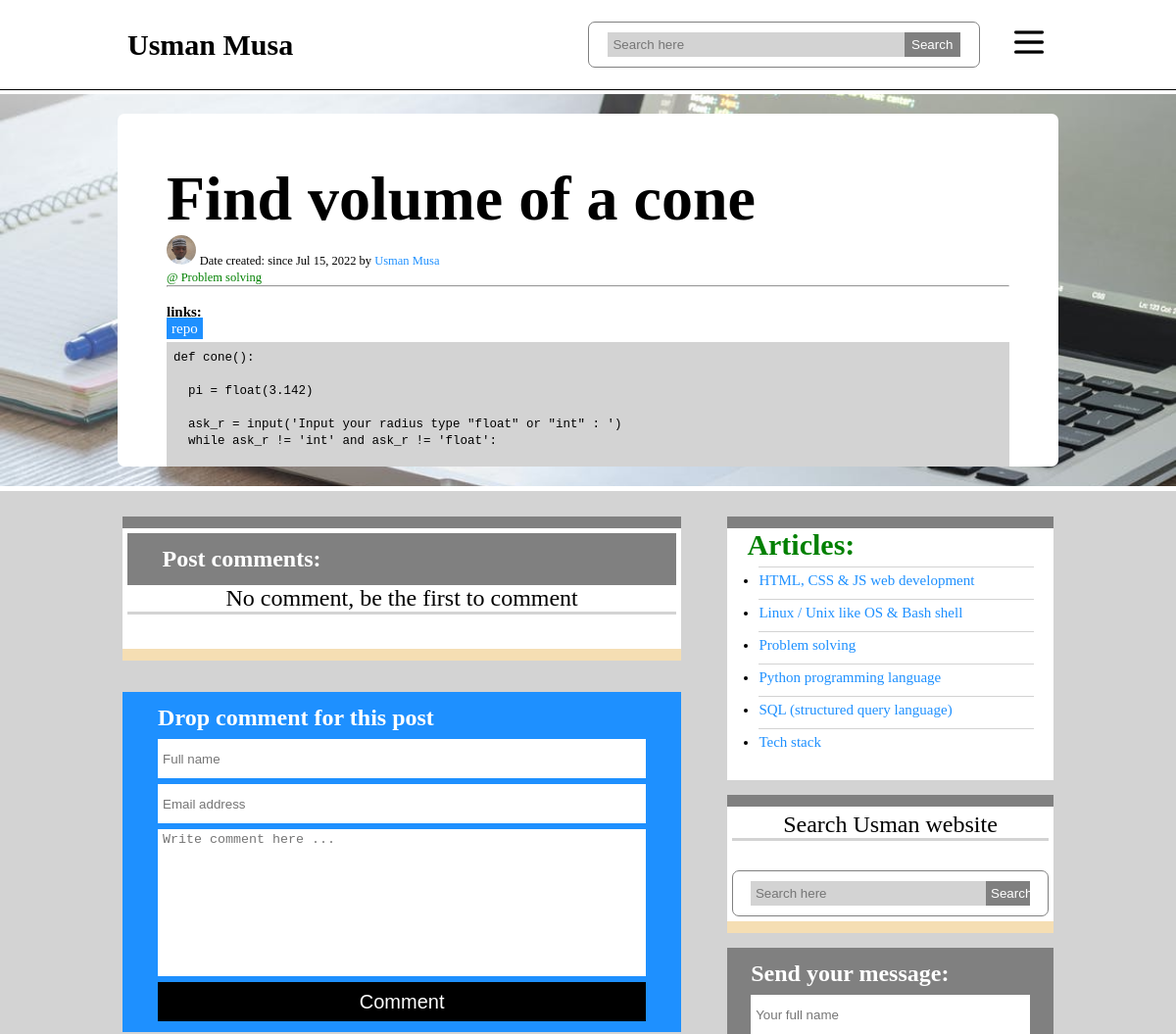
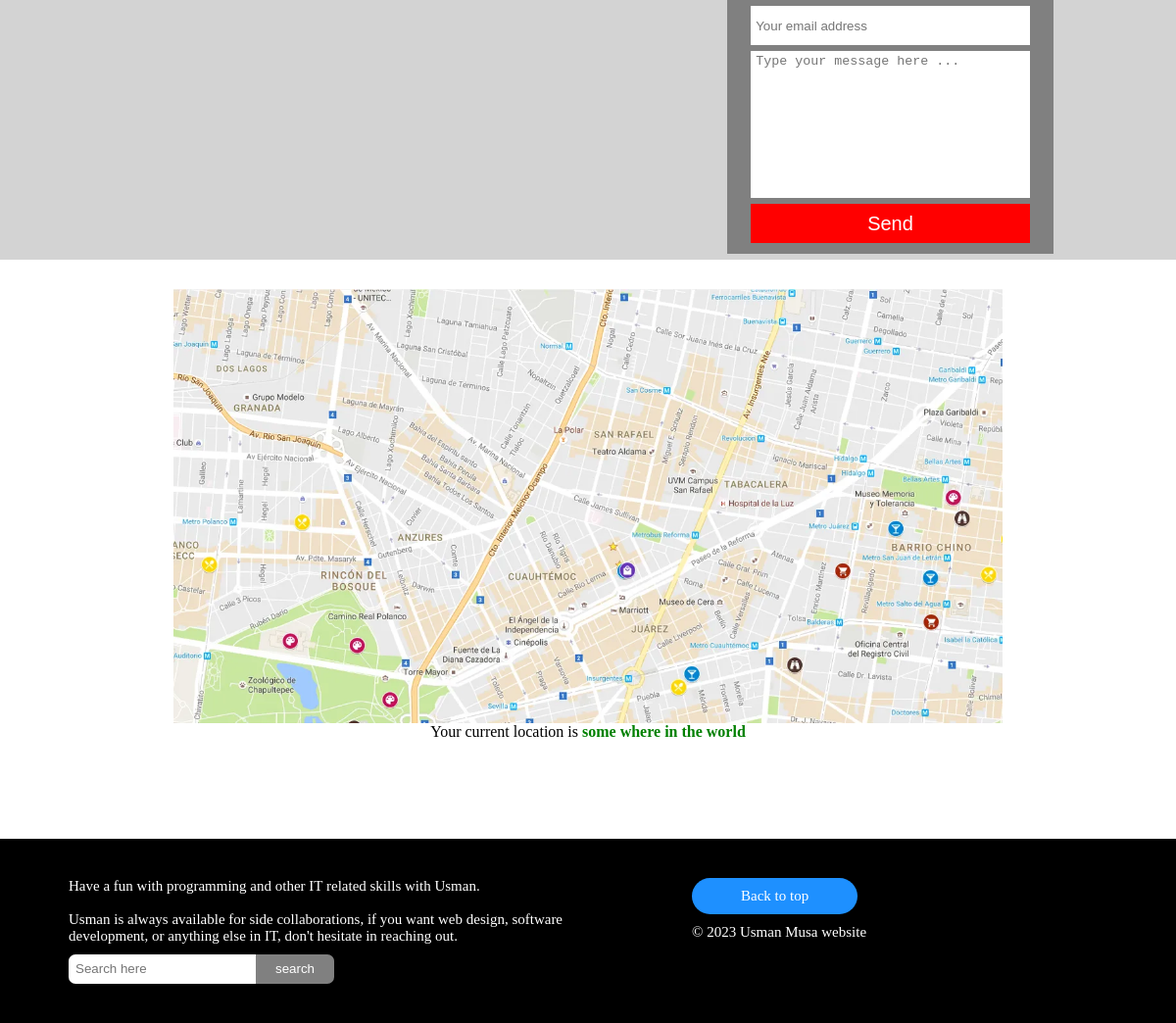
The page /post/19/ on the database its author committed (2 pictures, top to bottom).
### blog/models.py (models this page shows, shortened)
class Post(models.Model):
  pub_date = models.DateTimeField(default=timezone.now)
  last_modified = models.DateTimeField(auto_now=True)
  author = models.ForeignKey(User, on_delete=models.CASCADE)
  category = models.ForeignKey(Category, on_delete=models.CASCADE)
  title = models.CharField(max_length=300, blank=False, null=False)
  summary = models.TextField(blank=True, null=True)
  image_url = models. CharField(max_length=1000000, blank=True, null=True)
  snippet = models.TextField(blank=True, null=True)
  url_list = models.TextField(blank=True, null=True)

class Category(models.Model):
  pub_date = models.DateTimeField(default=timezone.now)
  last_modified = models.DateTimeField(auto_now=True)
  publisher = models.ForeignKey(User, on_delete=models.CASCADE)
  title = models.CharField(max_length=300, blank=False, null=False)
  description = models.TextField(blank=True, null=True)
  image_url = models. CharField(max_length=1000000, blank=True, null=True)
  snippet = models.TextField(blank=True, null=True)
  url_list = models.TextField(blank=True, null=True)

### account/models.py (models this page shows, shortened)
class UserAccount(AbstractBaseUser):
  first_name = models.CharField(max_length=100, unique=False)
  last_name = models.CharField(max_length=100, unique=False)
  username = models.CharField(max_length=255, unique=True)
  email = models.EmailField(max_length=255, unique=True)
  is_active = models.BooleanField(default=True)
  is_staff = models.BooleanField(default=False)
  is_superuser = models.BooleanField(default=False)
  objects = UserAccountManager()
  USERNAME_FIELD = 'email'
  REQUIRED_FIELDS = ['first_name', 'last_name', 'username']

### blog/post/views.py (the view)
# urls.py: path("post/<int:post_id>/", Post.post, name='post'),
  @staticmethod
  def post(request, post_id):
    post = models.Post.objects.get(id=post_id)
    real_url = Default.blog_url_processed(post)
    comments_all = post.comment_set.all().order_by('-timestamp')
    if request.method == 'POST':
      form = CommentForm(request.POST)
      if form.is_valid():
        name = form.cleaned_data.get('full_name')
        instance = form.save(commit=False)
        instance.post = post
        instance.save()
        messages.success(request, f'Welldone {name} for your comment.')
        return redirect(reverse('post:post', kwargs={'post_id': post_id}))
    else:
      form = CommentForm()
    paginator = Paginator(comments_all, 5)
    page = request.GET.get('page')
    post_comment = paginator.get_page(page)
    context = {
      'default': default(),
      'post': post,
      'post_comment': post_comment,
      'real_url': real_url
    }
    return render(request, 'blog/post.html', context)

### account/default.py (called while the page is built)
def default():
  return Default.default

### templates/blog/post.html (shortened to what this page needs)
{% extends 'base.html' %}
{% load static %}
{% block header %}
  <link rel="stylesheet" href="{% static 'detail.css' %}">
{% endblock header %}
{% block top %}
  <div class="banner">
    <div class="banner_column">
      <h1>{{post.title}}</h1>
      <img src="/static/media/me_1.jpg" class="banner_column_img" alt="">
      <small>Date created: since {{post.pub_date|date:'M d, Y'}} by <span>{{post.author.first_name}} {{post.author.last_name}}</span></small>
      <br>
      <small><a href="{% url 'article:article' post.category.id %}" class="ref">@ {{post.category.title}}</a></small>
      <hr>
      <br>
      {% if post.url_list %}
        <p><strong>links:</strong></p>
        {% for key, value in real_url.items %}
          <a href="{{value}}" class="link">{{key}}</a>
        {% endfor %}
      {% endif %}
      {% if post.snippet %}
      <div class="c_div">
        <pre><small><code>{{post.snippet}}</code></small></pre>
      </div>
      {% endif %}
    </div>
  </div>
  <div class="dark">
    <div class="posts">
      <div class="side_left">
        <div class="ss">
          <div class="message">
            <h1>Post comments:</h1>
          </div>
          {% if post_comment.paginator.count > 0 %}
            <h1 class="s">Comments for this post</h1>
            {% for comment in post_comment %}
              <div class="post">
                <h1>{{comment.full_name}}</h1>
                <img src="/static/media/user.png" class="banner_column_img" alt="">
                <small>Since {{comment.timestamp|date:'M, Y'}} by <span>{{comment.email}}</span></small>
                {% if request.user.is_authenticated %}
                  <br>
                  <small><a href="{% url 'comment:delete' comment.id %}" class="danger">Delete</a></small>
                  <small><a href="{% url 'comment:mark' comment.id %}" class="peace">Mark as read</a></small>
                  <hr>
                {% endif %}
                <br>
                <p>{{comment.text_body}}</p>
                <hr>
                <small><a href="{% url 'comment:comment' comment.id %}" class="detail">Write reply</a></small>
              </div>
            {% endfor %}
          {% else %}
            <h1 class="s">No comment, be the first to comment</h1>
          {% endif %}
        </div>
        <br>
        <form method="post" class="comment">
          <h1>Drop comment for this post</h1>
          {% if request.user.is_authenticated %}
            <input type="text" name="full_name" placeholder="Full name" value="{{request.user.first_name}} {{request.user.last_name}}" required>
            <input type="email" name="email" placeholder="Email address" value="{{request.user.email}}" required>
          {% else %}
            <input type="text" name="full_name" placeholder="Full name" required>
            <input type="email" name="email" placeholder="Email address" required>
          {% endif %}
          <textarea name="text_body" placeholder="Write comment here ..." required></textarea>
          <button type="submit">Comment</button>
        </form>
        <br>
      </div>
      <div class="side_right">
        <div class="list">
          <h1>Articles:</h1>
          {% if default.category %}
            <ul>
              {% for category in default.category %}
                <li>
                  <p><a href="{% url 'article:article' category.id %}">{{category.title}}</a></p>
                </li>
              {% endfor %}
            </ul>
          {% else %}
            <p>Articles are comming soon!</p>
          {% endif %}
        </div>
        <div class="ss">
          <h1 class="s">Search Usman website</h1>
          <form action="{% url 'info:search' %}" method="get" class="search">
            <input type="search" name="search_q" placeholder="Search here" required>
            <button type="submit">Search</button>
          </form>
        </div>
        <form method="post" action="{% url 'message:send' %}" class="message">
          <h1>Send your message:</h1>
          <input type="text" name="full_name" placeholder="Your full name" required>
          <input type="email" name="email" placeholder="Your email address" required>
          <textarea name="text_body" placeholder="Type your message here ..." required></textarea>
          <button type="submit">Send</button>
        </form>
      </div>
    </div>
  </div>
{% endblock top %}

### static/base.css (style rules this page uses)
* { margin: 0; padding: 0; box-sizing: border-box; }
html, body, div, span, object, iframe, h1, h2, h3, h4, h5, h6, p, blockquote, pre, abbr, address, cite, code, del, dfn, em, img, ins, kbd, q, samp, small, strong, sub, sup, var, b, i, dl, dt, dd, ol, ul, li, fieldset, form, label, legend, table, caption, tbody, tfoot, thead, tr, th, td, article, aside, canvas, details, figcaption, figure, footer, header, hgroup, menu, nav, section, summary, time, mark, audio, video { outline:0; vertical-align:baseline; background:transparent; }
body { overflow-x: hidden; overflow-y: auto; font-size: 15px; font-family: "Roboto","Lucida Grande","DejaVu Sans","Bitstream Vera Sans", Times 'Segoe UI', Tahoma, Verdana, sans-serif, serif,Verdana,Arial,sans-serif; }
.search { border: solid grey 1px; border-radius: 7px; padding: 10px; width: 80%; display: flex; justify-content: center; align-items: center; }
.search input { border: none; outline: none; background: lightgrey; padding-left: 5px; width: 80%; height: 25px; }
.search button { border: none; color: white; background: grey; padding: 5px; width: 15%; height: 25px; }
.message { background: grey; width: 100%; display: flex; flex-direction: column; align-items: center; padding: 8px; }
.message h1 { color: white; text-align: start; width: 90%; font-size: 1.5rem; margin: 5px 0; }
.message input { border: none; outline: none; padding: 3px 5px; width: 90%; height: 40px; margin: 3px; }
.message textarea { border: none; outline: none; resize: none; padding: 3px 5px; width: 90%; height: 150px; margin: 3px; }
.message button { background: red; color: white; border: none; width: 90%; height: 40px; margin: 3px; font-size: 20px; }
.banner { background: url('/static/media/laptop.jpeg') no-repeat center center/cover; width: 100%; min-height: 50vh; margin-top: 12vh; display: flex; justify-content: center; align-items: center; }
.banner_column { width: 80%; max-width: 1024px; height: 45vh; background: white; border-radius: 7px; padding: 50px; overflow-y: scroll; }
.banner_column h1 { font-size: 4rem; }
.banner_column_img { width: 30px; height: 30px; border-radius: 50%; }
.banner_column small span { color: dodgerblue; }
.dark { margin-top: 5px; padding: 3px; width: 100%; display: flex; justify-content: center; background: lightgrey; }
.posts { width: 80%; margin-top: 5px; padding: 3px; display: flex; justify-content: space-between; }
.side_left { width: 60%; }
.ref { color: green; text-decoration: none; }
.link { background: dodgerblue; color: white; padding: 3px 5px; text-decoration: none; }
.c_div { max-width: 100%; max-height: 50vh; display: flex; padding: 7px; margin: 5px 0 3px 0; background-color: lightgray; overflow: auto; }
.side_right { width: 35%; }
.comment { background: dodgerblue; width: 100%; display: flex; flex-direction: column; align-items: center; padding: 8px; }
.comment h1 { color: white; text-align: start; width: 90%; font-size: 1.5rem; margin: 5px 0; }
.comment input { border: none; outline: none; padding: 3px 5px; width: 90%; height: 40px; margin: 3px; }
.comment textarea { border: none; outline: none; resize: none; padding: 3px 5px; width: 90%; height: 150px; margin: 3px; }
.comment button { background: black; color: white; border: none; width: 90%; height: 40px; margin: 3px; font-size: 20px; }

### static/detail.css (style rules this page uses)
.search { width: 100%; }
.list { border-top: solid grey 12px; width: 100%; background: white; padding: 0 20px 20px 20px; margin: 15px 0; }
.list h1 { color: green; }
.list ul { margin-left: 12px; }
.list ul p { border-top: solid 1px lightgrey; padding: 5px 0; margin: 5px 0; }
.list ul p a { color: dodgerblue; text-decoration: none; }
.ss { border-top: solid grey 12px; border-bottom: solid wheat 12px; width: 100%; background: white; padding: 5px; margin: 15px 0; }
.s { font-weight: lighter; font-size: 1.5rem; text-align: center; border-bottom: solid 3px lightgrey; margin-bottom: 30px; }
.ss form { display: flex; }

### rows shown on the page
Post: title "Find volume of a cone", pub_date "Jul 15, 2022", author.first_name "Usman", author.last_name "Musa", category "Problem solving", snippet "def cone(): pi = float(3.142) ask_r = input('Input your radius type \"float\" or \"int\" : ') while ask_r != 'int' and ask_r != 'float':…"
Category: title "HTML, CSS & JS web development"
Category: title "Linux / Unix like OS & Bash shell"
Category: title "Problem solving"
Category: title "Python programming language"
Category: title "SQL (structured query language)"
Category: title "Tech stack"

### other values the page prints
{{ key }} "repo"
{{ default.the_year }} "2023"
